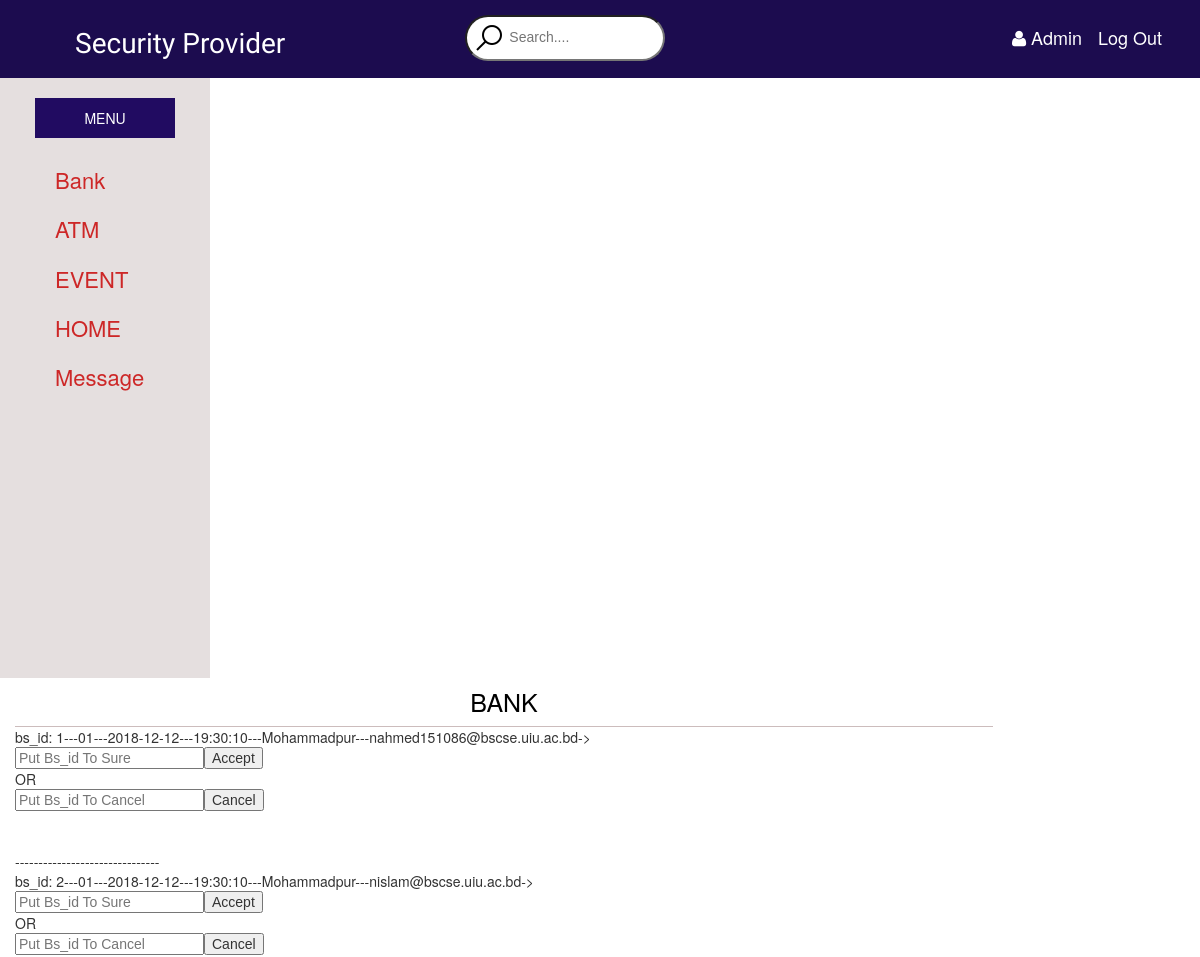
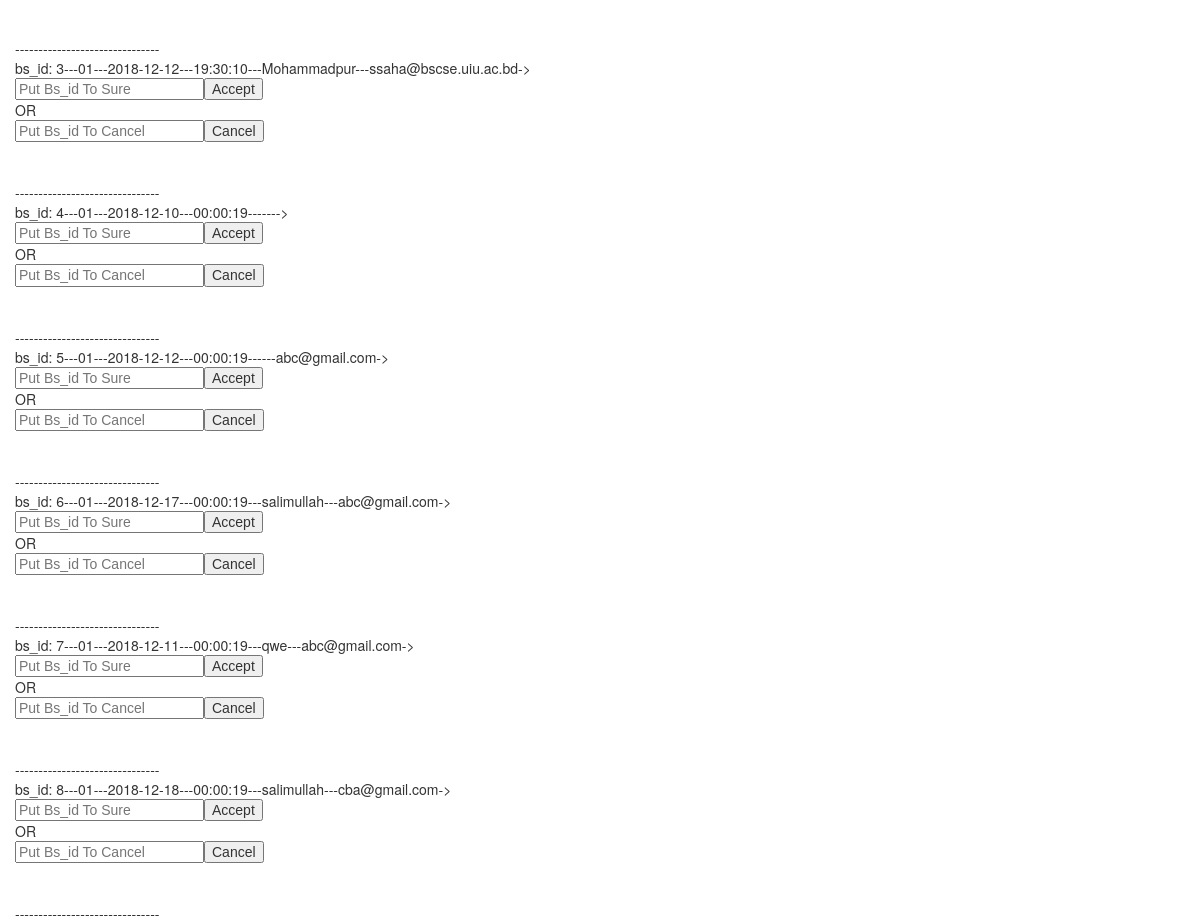
The page /bsr.php on the database its author committed (2 pictures, top to bottom).
### tables this page shows
CREATE TABLE `bank` (
  `bs_id` int(11) NOT NULL,
  `s_id` varchar(2) DEFAULT NULL,
  `b_date` date DEFAULT NULL,
  `b_time` time DEFAULT NULL,
  `b_address` varchar(100) DEFAULT NULL,
  `b_user_email` varchar(50) DEFAULT NULL,
  `status` varchar(4) DEFAULT NULL
);

### bsr.php (the view, shortened to what this page needs)
<!DOCTYPE html>
<html>
    <head>
		<link href="css/style.css" rel="stylesheet" type="text/css">
		<link rel="stylesheet" type="text/css" href="css/bootstrap-theme.min.css">
		<link rel="stylesheet" type="text/css" href="css/bootstrap.css">
		<link rel="stylesheet" type="text/css" href="css/bootstrap.min.css">
		<link rel="stylesheet" type="text/css" href="css/main.css">
		<link rel="stylesheet" type="text/css" href="css/normalize.css">
		<link rel="stylesheet" href="font-awesome-4.5.0/css/font-awesome.css">
        <link rel="stylesheet" href="css/bootstrap-datepicker.css" type="text/css">
    </head>
    <body>
		<div class="Topbar_wrapper container-fluid">
		<div class="container-fluid">
			<nav>
			<ul class="menu">
				<li><h1>Security Provider</h1> </li>
			</ul>
			<form action="">
			<li> <input type="text" name="" class="lll" placeholder="Search...."></li>
			<div class="log">
			<ul>
			<li><a href=""><i class="fa fa-user"></i> Admin </a></li>
			<li><a href=""> Log Out </a></li>
			</ul>
			</div>
			</form>
			</nav>
			</div>
		</div>
		<div class= "sideber col-sm-3">
		       <section class= "menubar"> MENU </section>
             <div class= "nav">
                <h4><a href="bsr.php"> Bank </a>   </h4>
                <h4><a href="asr.php"> ATM  </a>   </h4>
                <h4><a href="esr.php"> EVENT  </a>  </h4>
                <h4><a href="hsr.php"> HOME  </a>    </h4>
                <h4><a href="mfu.php"> Message  </a></h4>
		</div>
     </div>
	          <div class="main col-sm-9">
		       <h3> BANK </h3>
			   <div>
			   <?php
	$servername = "localhost";
	$username = "root";
	$password = "";
	$dbname = "qw";
	$conn = new mysqli($servername, $username, $password, $dbname);
	$sql = "select * from bank";
	$result = $conn->query($sql);
	if ($result->num_rows > 0) {
    while($row = $result->fetch_assoc()) {
           echo "bs_id: " . $row["bs_id"]."---". $row["s_id"]. "---" . $row["b_date"]."---".$row["b_time"]."---".$row["b_address"]."---".$row["b_user_email"]."->".'<form method="post" action="sure.php"><input type="" name="sure" placeholder="Put Bs_id To Sure"><input type="submit" value="Accept"></form>'."OR".'<form method="post" action="notsure.php"><input type="" name="notsure" placeholder="Put Bs_id To Cancel"><input type="submit" value="Cancel"></form>'."<br/>"."<br/>"."-------------------------------"."<br/>";
    }
} else {
    echo "0 results";
}
?>
			   </div>
		</div>
    </body>
</html>
</html>

### css/style.css (style rules this page uses)
.container-fluid { background-color: #1C0C4F; }
.menu h1 { color: white; font-family: 'Cherry Swash', cursive; font-weight: 500; line-height: 1.1; padding-left: 5px; padding-right: 180px; }
.log ul { list-style: none; padding-left: 35px; padding-top: 15px; padding-bottom: 15px; margin: 0; float: right; font-size: 18px; }
.log ul li { display: inline-block; margin-left: auto; }
.log ul li a { text-decoration: none; padding: 8px; margin: 0; border-bottom: none; color: white; }
li { list-style: none; float: left; }
input[type=text] { background-image: url(../img/icons8-search-32.png); background-repeat: no-repeat; background-position: 6px; padding: 12px 20px 14px 42px; border-radius: 25px; margin-top: 5px; outline: none; width: 200px; -webkit-transition:width 0.7s ease-in-out; -moz-transition:width 0.7s ease-in-out; -ms-transition:width 0.7s ease-in-out; -o-transition:width 0.7s ease-in-out; transition: width 0.7s ease-in-out; }

### css/main.css (style rules this page uses)
html { color: #222; font-size: 1em; line-height: 1.4; }

### bsr.php (style rules this page uses)
.container-fluid { background-color: #1C0C4F; }
.menu h1 { color: white; font-family: 'Cherry Swash', cursive; font-weight: 500; line-height: 1.1; padding-left: 5px; padding-right: 180px; }
.log ul { list-style: none; padding-left: 35px; padding-top: 15px; padding-bottom: 15px; margin: 0; float: right; font-size: 18px; }
.log ul li { display: inline-block; margin-left: auto; }
.log ul li a { text-decoration: none; padding: 8px; margin: 0; border-bottom: none; color: white; }
li { float: left; }
.lll { background-image: url(../img/icons8-search-32.png); background-repeat: no-repeat; background-position: 6px; padding: 12px 20px 14px 42px; border-radius: 25px; margin-top: 5px; outline: none; width: 200px; -webkit-transition:width 0.7s ease-in-out; -moz-transition:width 0.7s ease-in-out; -ms-transition:width 0.7s ease-in-out; -o-transition:width 0.7s ease-in-out; transition: width 0.7s ease-in-out; }
.sideber { float: left; background: #E5DFDF; width:210px; height: 600px; }
.menubar { background: #210B61; color: #fff; margin:20px; padding: 10px; text-align:center; }
.nav h4 { font-size: 22px; padding-bottom:15px; padding-left: 40px; }
.nav h4 a { text-decoration: none; color: #CD2727; }
.main { float: left; background: #fff; width: 84%; }
.main h3 { text-align: center; color: black; font-size:25px; margin: 0px; padding-top: 10px; padding-bottom: 10px; border-bottom: 1px solid #CCBCBC; }

### rows shown on the page
bank: bs_id "1", s "01", b_date "2018-12-12", b_time "19:30:10", b_address "Mohammadpur", b_user_email "nahmed151086@bscse.uiu.ac.bd"
bank: bs_id "2", s "01", b_date "2018-12-12", b_time "19:30:10", b_address "Mohammadpur", b_user_email "nislam@bscse.uiu.ac.bd"
bank: bs_id "3", s "01", b_date "2018-12-12", b_time "19:30:10", b_address "Mohammadpur", b_user_email "ssaha@bscse.uiu.ac.bd"
bank: bs_id "4", s "01", b_date "2018-12-10", b_time "00:00:19"
bank: bs_id "5", s "01", b_date "2018-12-12", b_time "00:00:19", b_user_email "abc@gmail.com"
bank: bs_id "6", s "01", b_date "2018-12-17", b_time "00:00:19", b_address "salimullah", b_user_email "abc@gmail.com"
bank: bs_id "7", s "01", b_date "2018-12-11", b_time "00:00:19", b_address "qwe", b_user_email "abc@gmail.com"
bank: bs_id "8", s "01", b_date "2018-12-18", b_time "00:00:19", b_address "salimullah", b_user_email "cba@gmail.com"
